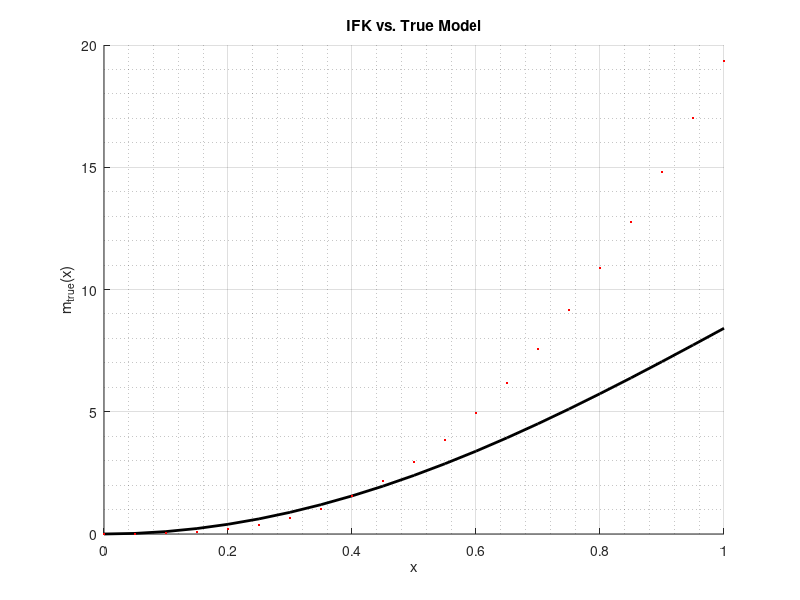

Here is the MATLAB script that generated this plot:
close all
clear
clc

%% Problem 01

n = 20;
dx = 1/n;
x = 0 : dx : 1;

kernal = @(x, z)(5.*sin( x .* z));
dataModel = @(x)(50.*sin(x) - 50.*sin(x).*cos(x));
trueModel = @(x)(10.*x.*sin(x));





% Plot Results
fig = figure("Name", "IFK vs. True Model");
hold on
plot(x, trueModel(x), 'k', "LineWidth", 2)
plot(x, dataModel(x), 'r.', 'MarkerSize', 5)
title("IFK vs. True Model")
xlabel("x")
ylabel("m_t_r_u_e(x)")
grid on
grid minor
hold off